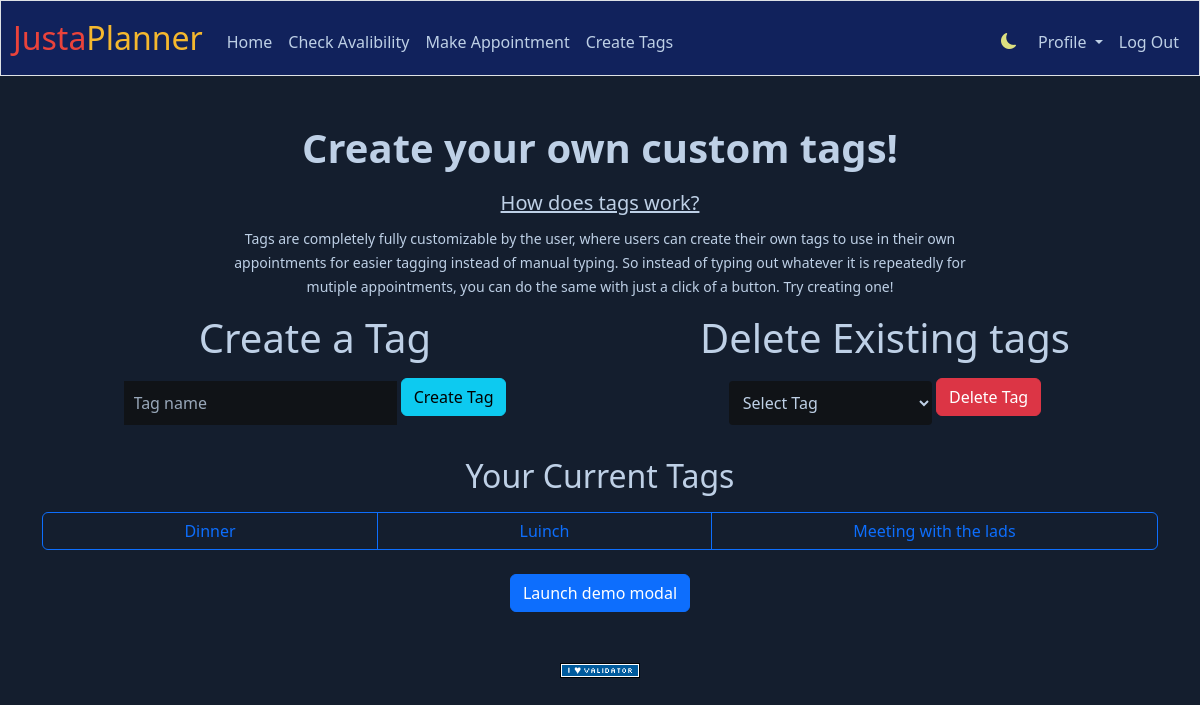
Page /tags (signed in) on the committed database.
### tables this page shows
CREATE TABLE usertags (id INTEGER PRIMARY KEY AUTOINCREMENT NOT NULL,
                       users_id INTEGER NOT NULL,
                       tag_name TEXT NOT NULL,
                       FOREIGN KEY(users_id) REFERENCES users(id)
                        );

### app.py (the view, shortened to what this page needs)
@app.route("/tags", methods=["GET","POST"])
@login_required
def tags():
    tags = db.execute("SELECT * FROM usertags WHERE users_id = ?", session["user_id"])
    return render_template("tags.html", tags=tags)

### app.py (called while the page is built)
@app.after_request
def after_request(response):
    response.headers["Cache-Control"] = "no-cache, no-store, must-revalidate"
    response.headers["Expires"] = 0
    response.headers["Pragma"] = "no-cache"
    return response

### helpers.py (called while the page is built)
def login_required(f):
    @wraps(f)
    def decorated_function(*args, **kwargs):
        if session.get("user_id") is None:
            return redirect("/login")
        return f(*args, **kwargs)
    return decorated_function

### templates/tags.html (shortened to what this page needs)
{% extends "layout.html" %}
{% block main %}
<div class="mb-3 h1 "><strong>Create your own custom tags!</strong> </div>
<div class="mb-2 lead"><ins>How does tags work?</ins> </div>
<p style="width: 70%" class="mx-auto"><small>Tags are completely fully customizable by the user, where users can create their own tags to
                                             use in their own appointments for easier tagging instead of manual typing. So instead of typing
                                             out whatever it is repeatedly for mutiple appointments, you can do the same with just a click of
                                             a button. Try creating one!</small></p>
<div class="row">
    <div class="col">
        <div class="h1 mb-3">Create a Tag</div>
        <form action="/tags" method="post" class="mb-3">
            <input required type="text" class="custom-input mx-auto" style="width: 50%" placeholder="Tag name" name="tag_name">
            <button class="btn btn-info mb-3 mx-auto " type="submit">Create Tag</button>
        </form>
    </div>
    <div class="col">
        <div class="h1 mb-3">Delete Existing tags</div>
        <form action="/deletetags" method="post" class="mb-3">
            <select required class="form-select-sm mx-auto mb-3 custom-input" name="tag_name">
            <option selected disabled>Select Tag</option>
            </select>
            <button class="btn btn-danger mb-3" type="submit">Delete Tag</button>
        </form>
    </div>
</div>
{% if tags %}
    <div class="mb-3 h2"> Your Current Tags</div>
    <div class="btn-group mb-4 d-flex flex-wrap" role="group">
    {% for tag in tags %}
    <btn class="btn btn-outline-primary">{{tag.tag_name}}</btn>
    {% endfor  %}
    </div>
{% else %}
    <div class="mb-3 mx-auto text-center"> By the way, You currently have no tags <i class="bi bi-emoji-frown"></i></div>
{% endif %}
  <button type="button" class="btn btn-primary" data-bs-toggle="modal" data-bs-target="#exampleModal" id="modalButton">
    Launch demo modal
  </button>
{% endblock %}

### static/styles.css (style rules this page uses)
.custom-input { border: none; padding: 10px; translate: translate(-50%, -50%); font-size: 16px; background-color: #90b6d6; box-sizing: border-box; }
.custom-input::placeholder { color: #99a8ba; }

### rows in the picture
usertags: tag_name "Dinner"
usertags: tag_name "Luinch"
usertags: tag_name "Meeting with the lads"
